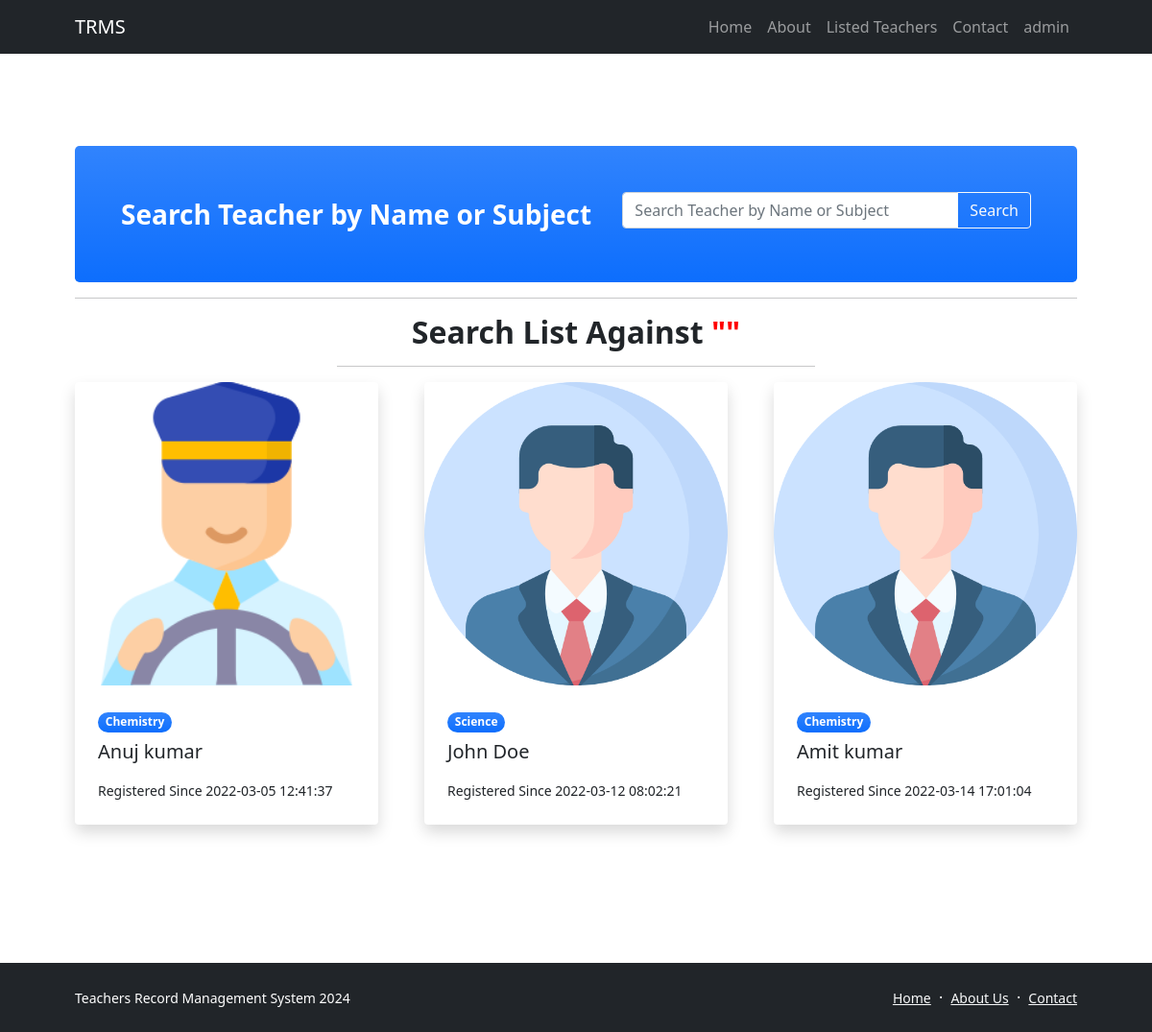
Page /trms/search-result.php on the committed database.
### tables this page shows
CREATE TABLE `tblteacher` (
  `ID` int(10) NOT NULL,
  `Name` varchar(120) DEFAULT NULL,
  `Picture` varchar(200) NOT NULL,
  `Email` varchar(120) DEFAULT NULL,
  `MobileNumber` bigint(10) DEFAULT NULL,
  `password` varchar(255) DEFAULT NULL,
  `Qualifications` varchar(120) DEFAULT NULL,
  `Address` varchar(200) DEFAULT NULL,
  `TeacherSub` varchar(120) DEFAULT NULL,
  `description` mediumtext DEFAULT NULL,
  `teachingExp` varchar(10) DEFAULT NULL,
  `JoiningDate` varchar(120) DEFAULT NULL,
  `RegDate` timestamp NOT NULL DEFAULT current_timestamp(),
  `isPublic` int(1) DEFAULT NULL
);

### trms/search-result.php (the view, shortened to what this page needs)
<?php include_once('includes/dbconnection.php');
?>
<!DOCTYPE html>
<html lang="en">
    <head>
        <link href="https://cdn.jsdelivr.net/npm/bootstrap-icons@1.5.0/font/bootstrap-icons.css" rel="stylesheet" />
        <link href="css/styles.css" rel="stylesheet" />
    </head>
    <body class="d-flex flex-column h-100">
        <main class="flex-shrink-0">
 <?php include_once('includes/header.php');?>
            <section class="py-5">
                <div class="container px-5 my-5">
                    <form method="post" action="search-result.php">
   <aside class="bg-primary bg-gradient rounded-3 p-4 p-sm-5 mt-5">
                        <div class="d-flex align-items-center justify-content-between flex-column flex-xl-row text-center text-xl-start">
                            <div class="mb-4 mb-xl-0">
                                <div class="fs-3 fw-bold text-white">Search Teacher by Name or Subject</div>
                            </div>
                            <div class="ms-xl-4">
                                <div class="input-group mb-2">
                                    <input class="form-control" type="text" placeholder="Search Teacher by Name or Subject" aria-label="Email address..." aria-describedby="button-newsletter" name="searchinput" required style="width:350px;" />
                                    <button class="btn btn-outline-light" id="button-newsletter" type="submit">Search</button>
                                </div>
                            </div>
                        </div>
                    </aside>
                </form>
                    <hr />
                    <div class="row gx-5 justify-content-center">
                        <div class="col-lg-8 col-xl-6">
                            <div class="text-center">
<?php     $searchdata=$_POST['searchinput'];?>
                                <h2 class="fw-bolder">Search List Against <font color="red">"<?php echo $searchdata;?>"</font></h2>
<hr color="red" />
                            </div>
                        </div>
                    </div>
                    <div class="row gx-5">
                                    <?php
$sql="SELECT * from tblteacher where (isPublic='1') and (Name  like '%$searchdata%'|| TeacherSub like '%$searchdata%')";
$query = $dbh -> prepare($sql);
$query->execute();
$results=$query->fetchAll(PDO::FETCH_OBJ);
if($query->rowCount() > 0)
{
foreach($results as $row)
{               ?>
                        <div class="col-lg-4 mb-5">
                            <div class="card h-100 shadow border-0">
                                <img class="card-img-top" src="teacher/images/<?php echo $row->Picture;?>" alt="<?php  echo htmlentities($row->Name);?>" />
                                <div class="card-body p-4">
                                    <div class="badge bg-primary bg-gradient rounded-pill mb-2"><?php  echo htmlentities($row->TeacherSub);?></div>
                                    <a class="text-decoration-none link-dark stretched-link" href="teacher-details.php?tid=<?php echo $row->ID;?>" target="_blank">
                                        <h5 class="card-title mb-3"><?php  echo htmlentities($row->Name);?></h5></a>
                                    <p class="card-text mb-0"><small>Registered Since <?php  echo htmlentities($row->RegDate);?></small></p>
                                </div>
                            </div>
                        </div>
<?php }} else{?>
<h3 align="center" style="color:red;">Record not Found</h3>
<?php } ?>
                    </div>
                </div>
            </section>
        </main>
<?php include_once('includes/footer.php'); ?>
    </body>
</html>

### rows in the picture
tblteacher: Picture (picture), TeacherSub "Chemistry", Name "Anuj kumar", RegDate "2022-03-05 12:41:37"
tblteacher: Picture (picture), TeacherSub "Science", Name "John Doe", RegDate "2022-03-12 08:02:21"
tblteacher: Picture (picture), TeacherSub "Chemistry", Name "Amit kumar", RegDate "2022-03-14 17:01:04"
